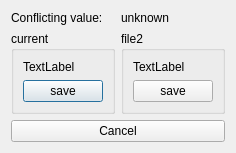
<?xml version="1.0" encoding="UTF-8"?>
<ui version="4.0">
 <class>cDialog</class>
 <widget class="QDialog" name="cDialog">
  <property name="geometry">
   <rect>
    <x>0</x>
    <y>0</y>
    <width>232</width>
    <height>145</height>
   </rect>
  </property>
  <property name="windowTitle">
   <string>Dialog</string>
  </property>
  <layout class="QGridLayout" name="gridLayout">
   <item row="0" column="0">
    <widget class="QLabel" name="label">
     <property name="text">
      <string>Conflicting value:</string>
     </property>
    </widget>
   </item>
   <item row="0" column="1">
    <widget class="QLabel" name="valueName">
     <property name="text">
      <string>unknown</string>
     </property>
    </widget>
   </item>
   <item row="1" column="0">
    <widget class="QGroupBox" name="file1Box">
     <property name="title">
      <string>current</string>
     </property>
     <layout class="QVBoxLayout" name="verticalLayout">
      <item>
       <widget class="QLabel" name="value1Label">
        <property name="text">
         <string>TextLabel</string>
        </property>
       </widget>
      </item>
      <item>
       <widget class="QPushButton" name="save1Button">
        <property name="text">
         <string>save</string>
        </property>
       </widget>
      </item>
     </layout>
    </widget>
   </item>
   <item row="1" column="1">
    <widget class="QGroupBox" name="file2Box">
     <property name="title">
      <string>file2</string>
     </property>
     <layout class="QVBoxLayout" name="verticalLayout_2">
      <item>
       <widget class="QLabel" name="value2Label">
        <property name="text">
         <string>TextLabel</string>
        </property>
       </widget>
      </item>
      <item>
       <widget class="QPushButton" name="save2Button">
        <property name="text">
         <string>save</string>
        </property>
       </widget>
      </item>
     </layout>
    </widget>
   </item>
   <item row="2" column="0" colspan="2">
    <widget class="QPushButton" name="cancelButton">
     <property name="text">
      <string>Cancel</string>
     </property>
    </widget>
   </item>
  </layout>
 </widget>
 <resources/>
 <connections/>
</ui>
